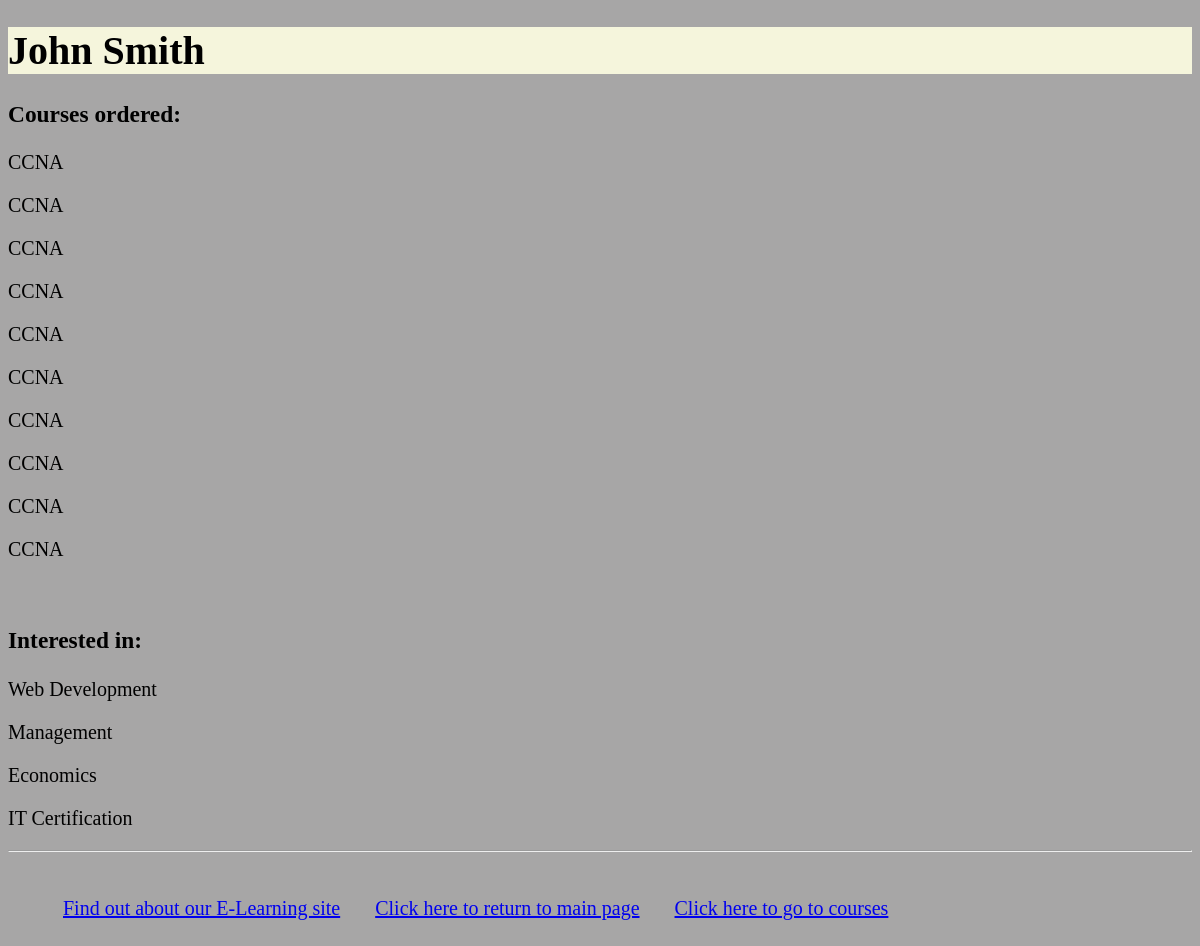
The app's page /myapp/myaccount/ (signed in) with its own data.
### myapp/models.py (models this page shows, shortened)
class Order(models.Model):
    ORDER_STATUS = [(0, 'Cancelled'),
                    (1, 'Order Confirmed')]
    course = models.ForeignKey(Course, related_name="course", on_delete=models.CASCADE)
    levels = models.PositiveIntegerField(default=1)
    student = models.ForeignKey(Student, related_name="student", on_delete=models.CASCADE)
    order_status = models.IntegerField(choices=ORDER_STATUS, default=0)
    order_date = models.DateField()

class Course(models.Model):
    topic = models.ForeignKey(Topic, related_name='courses', on_delete=models.CASCADE)
    name = models.CharField(max_length=200)
    price = models.DecimalField(max_digits=10, decimal_places=2, validators=[MinValueValidator(50.00), MaxValueValidator(500.00)])
    for_everyone = models.BooleanField(default=True)
    description = models.TextField(max_length=300, null=True, blank=True)
    interested = models.PositiveIntegerField(default=0)
    stages = models.PositiveIntegerField(default=3)
    def __str__(self):
        return "%s" % (self.name)

class Topic(models.Model):
    name = models.CharField(max_length=200)
    category = models.CharField(max_length=200, default="")

### myapp/views.py (the view)
# urls.py: path(r'myaccount/', views.myaccount, name='myaccount'),
def myaccount(request):
    user = request.user     # get current user
    if user.is_authenticated:   # check if user logged in
        u = User.objects.get(username=user)
        try:
            student = Student.objects.get(username=u)
            orders = Order.objects.filter(student__id=student.id)
            topics = Student.objects.filter(username=u).values_list('interested_in__name', flat=True)
            return render(request, 'myapp/myaccount.html', {'student': student, 'orders': orders, 'topics': topics})
        except Student.DoesNotExist:
            return HttpResponse('<h1>You are not a registered student!</h1>')
    else:
        return HttpResponse('<h1>User not logged in!</h1>')

### myapp/templates/myapp/myaccount.html (shortened to what this page needs)
{% extends 'myapp/base.html' %}
{% block body_block %}
    <h1>{{ student.first_name }} {{ student.last_name }}</h1>
    <h3>Courses ordered:</h3>
    {% for order in orders  %}
        <p>{{order.course}}</p>
    {% endfor %}
    <br>
    <h3>Interested in:</h3>
    {% for topic in topics  %}
        <p>{{ topic }}</p>
    {% endfor %}
{% endblock %}

### myapp/static/myapp/style.css (style rules this page uses)
body { background-color: #A7A6A6FF; font-size: 20px; }
h1 { background-color: beige; font-size: 40px; color: black; font-style: normal; position: relative; }

### records on screen
Order: course "CCNA"
Order: course "CCNA"
Order: course "CCNA"
Order: course "CCNA"
Order: course "CCNA"
Order: course "CCNA"
Order: course "CCNA"
Order: course "CCNA"
Order: course "CCNA"
Order: course "CCNA"
Topic: name "Web Development"
Topic: name "Management"
Topic: name "Economics"
Topic: name "IT Certification"

### other values on screen
{{ student.first_name }} "John"
{{ student.last_name }} "Smith"
